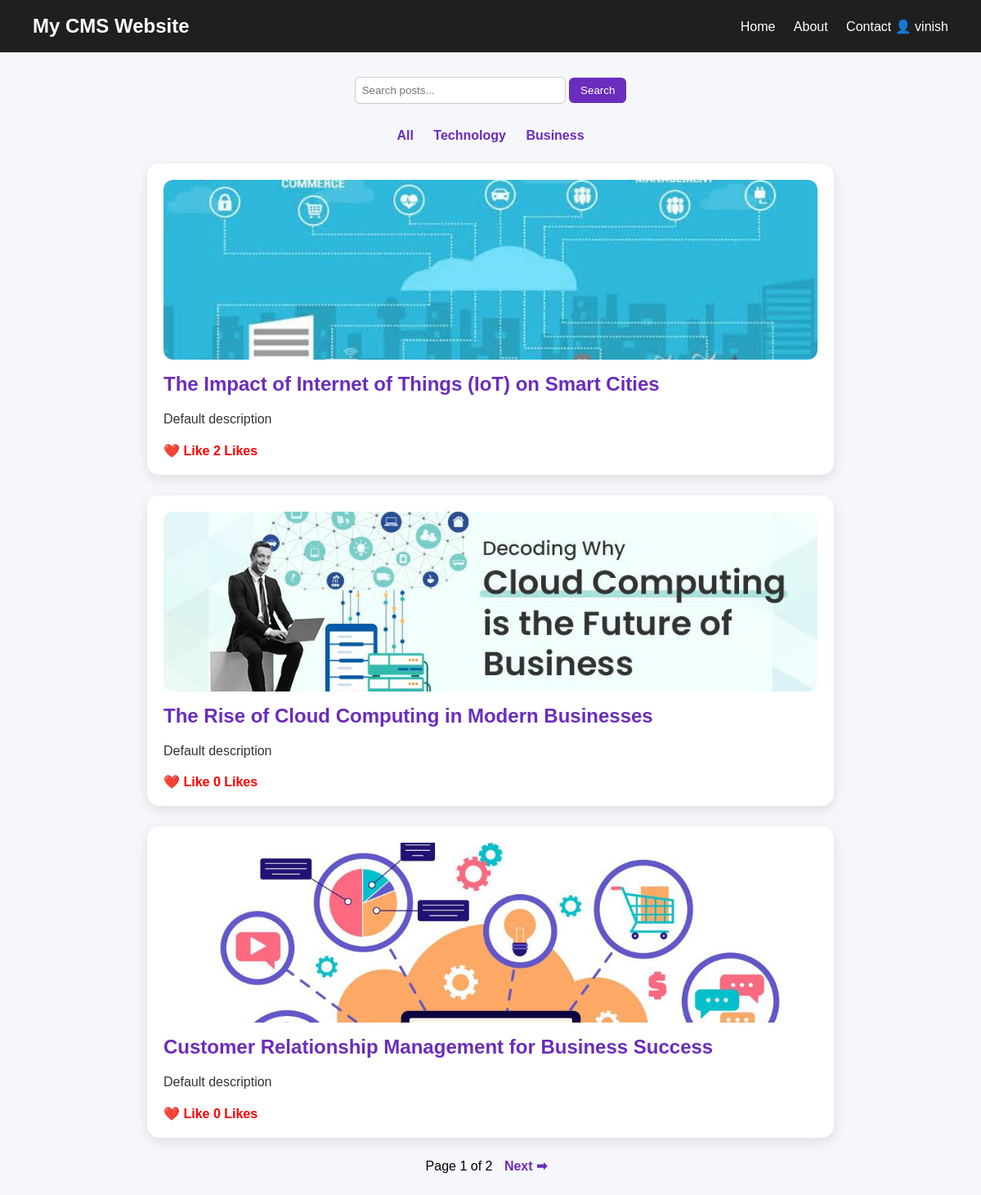
Screenshot of / (signed in) with the database file from the repository.
### cms/models.py (models this page shows, shortened)
class Category(models.Model):
    name = models.CharField(max_length=100)

class Post(models.Model):
    title = models.CharField(max_length=200)
    short_description = models.CharField(max_length=300)
    content = models.TextField()
    author = models.ForeignKey(User, on_delete=models.CASCADE)
    category = models.ForeignKey(Category, on_delete=models.CASCADE)
    image = models.ImageField(upload_to='post_images/', blank=True, null=True)
    likes = models.PositiveIntegerField(default=0)
    created_at = models.DateTimeField(auto_now_add=True)

### cms/views.py (the view)
# urls.py: path('', views.home, name='home'),
def home(request):
    category = request.GET.get('category')
    search = request.GET.get('search')
    posts = Post.objects.all().order_by('-created_at')
    if category:
        posts = posts.filter(category__name=category)
    if search:
        posts = posts.filter(title__icontains=search)
    paginator = Paginator(posts, 3)
    page_number = request.GET.get('page')
    page_obj = paginator.get_page(page_number)
    categories = Category.objects.all()
    return render(request, 'cms/home.html', {
        'posts': page_obj,
        'categories': categories,
        'page_obj': page_obj
    })

### templates/cms/home.html (shortened to what this page needs)
<!DOCTYPE html>
<html>
<head>
</head>
<body>
<header>
    <div class="logo">My CMS Website</div>
    <div class="menu">
        <a href="/">Home</a>
        <a href="/about/">About</a>
        <a href="/contact/">Contact</a>
        👤 {{ request.user.username }}
    </div>
</header>
<div class="search-box">
<form>
<input type="text" name="search" placeholder="Search posts...">
<button>Search</button>
</form>
</div>
<div class="categories">
<a href="/">All</a>
{% for cat in categories %}
<a href="/?category={{cat.name}}">{{cat.name}}</a>
{% endfor %}
</div>
<div class="container">
{% for post in posts %}
<div class="post">
{% if post.image %}
<img src="{{ post.image.url }}">
{% endif %}
<h2>
<a href="/post/{{post.id}}/">
{{ post.title }}
</a>
</h2>
<p>{{ post.short_description }}</p>
<a class="like" href="/like/{{post.id}}/">❤️ Like {{ post.likes }} Likes</a>
</div>
{% empty %}
<p>No posts found</p>
{% endfor %}
</div>
<div class="pagination">
Page {{ page_obj.number }} of {{ page_obj.paginator.num_pages }}
{% if page_obj.has_next %}
<a href="?page={{ page_obj.next_page_number }}">Next ➡</a>
{% endif %}
</div>
</body>
</html>

### templates/cms/home.html (style rules this page uses)
body { font-family: Arial, sans-serif; background:#f6f7fb; margin:0; }
header { background:#1f1f1f; color:white; padding:18px 40px; display:flex; justify-content:space-between; align-items:center; }
header .logo { font-size:24px; font-weight:bold; }
header .menu a { color:white; text-decoration:none; margin-left:18px; font-size:16px; }
.search-box { text-align:center; margin:30px 0; }
.search-box input { padding:8px; width:240px; border-radius:6px; border:1px solid #ccc; }
.search-box button { padding:8px 14px; background:#6a2dbd; color:white; border:none; border-radius:6px; cursor:pointer; }
.categories { text-align:center; margin-bottom:25px; }
.categories a { margin:10px; text-decoration:none; color:#6a2dbd; font-weight:bold; }
.container { width:70%; margin:auto; }
.post { background:white; padding:20px; border-radius:15px; margin-bottom:25px; box-shadow:0 5px 15px rgba(0,0,0,0.1); }
.post img { width:100%; height:220px; object-fit:cover; border-radius:12px; margin-bottom:12px; }
.post h2 { margin:0; }
.post h2 a { color:#6a2dbd; text-decoration:none; }
.post p { color:#333; line-height:1.6; }
.like { color:red; font-weight:bold; text-decoration:none; }
.pagination { text-align:center; margin-bottom:40px; }
.pagination a { margin:10px; color:#6a2dbd; text-decoration:none; font-weight:bold; }

### rows the page displays
Category: name "Technology"
Category: name "Business"
Post: image (picture), title "The Impact of Internet of Things (IoT) on Smart Cities", short_description "Default description", likes "2"
Post: image (picture), title "The Rise of Cloud Computing in Modern Businesses", short_description "Default description", likes "0"
Post: image (picture), title "Customer Relationship Management for Business Success", short_description "Default description", likes "0"

### other values shown
{{ request.user.username }} "vinish"
{{ page_obj.number }} "1"
{{ page_obj.paginator.num_pages }} "2"
